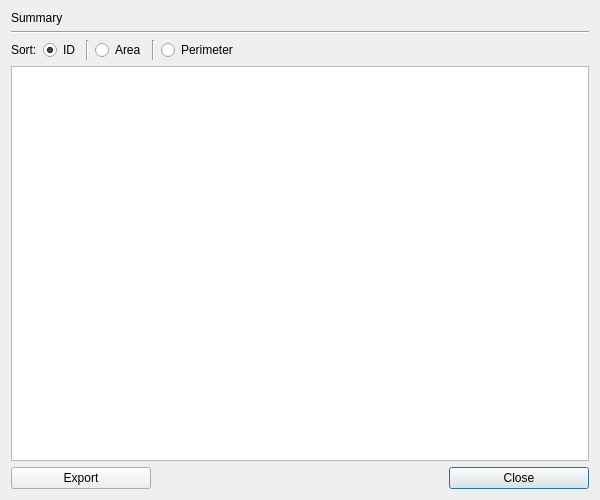
<?xml version="1.0" encoding="UTF-8"?>
<ui version="4.0">
 <class>DLGShapeReport</class>
 <widget class="QDialog" name="DLGShapeReport">
  <property name="geometry">
   <rect>
    <x>0</x>
    <y>0</y>
    <width>600</width>
    <height>500</height>
   </rect>
  </property>
  <property name="windowTitle">
   <string>Dialog</string>
  </property>
  <layout class="QGridLayout" name="gridLayout">
   <item row="0" column="0">
    <widget class="QLabel" name="label">
     <property name="text">
      <string>Summary</string>
     </property>
    </widget>
   </item>
   <item row="2" column="0" colspan="4">
    <layout class="QHBoxLayout" name="horizontalLayout">
     <item>
      <widget class="QLabel" name="label_2">
       <property name="text">
        <string>Sort:</string>
       </property>
      </widget>
     </item>
     <item>
      <widget class="QRadioButton" name="radioID">
       <property name="text">
        <string>ID</string>
       </property>
       <property name="checked">
        <bool>true</bool>
       </property>
      </widget>
     </item>
     <item>
      <widget class="Line" name="line_2">
       <property name="orientation">
        <enum>Qt::Vertical</enum>
       </property>
      </widget>
     </item>
     <item>
      <widget class="QRadioButton" name="radioArea">
       <property name="text">
        <string>Area</string>
       </property>
      </widget>
     </item>
     <item>
      <widget class="Line" name="line_3">
       <property name="orientation">
        <enum>Qt::Vertical</enum>
       </property>
      </widget>
     </item>
     <item>
      <widget class="QRadioButton" name="radioPerimeter">
       <property name="text">
        <string>Perimeter</string>
       </property>
      </widget>
     </item>
     <item>
      <spacer name="horizontalSpacer_2">
       <property name="orientation">
        <enum>Qt::Horizontal</enum>
       </property>
       <property name="sizeHint" stdset="0">
        <size>
         <width>40</width>
         <height>20</height>
        </size>
       </property>
      </spacer>
     </item>
    </layout>
   </item>
   <item row="3" column="0" colspan="4">
    <widget class="QPlainTextEdit" name="textVw">
     <property name="readOnly">
      <bool>true</bool>
     </property>
    </widget>
   </item>
   <item row="4" column="0">
    <widget class="QPushButton" name="btExport">
     <property name="text">
      <string>Export</string>
     </property>
     <property name="autoDefault">
      <bool>false</bool>
     </property>
    </widget>
   </item>
   <item row="4" column="1" colspan="2">
    <spacer name="horizontalSpacer">
     <property name="orientation">
      <enum>Qt::Horizontal</enum>
     </property>
     <property name="sizeHint" stdset="0">
      <size>
       <width>40</width>
       <height>20</height>
      </size>
     </property>
    </spacer>
   </item>
   <item row="1" column="0" colspan="4">
    <widget class="Line" name="line">
     <property name="orientation">
      <enum>Qt::Horizontal</enum>
     </property>
    </widget>
   </item>
   <item row="4" column="3">
    <widget class="QPushButton" name="btClose">
     <property name="text">
      <string>Close</string>
     </property>
    </widget>
   </item>
  </layout>
 </widget>
 <resources/>
 <connections/>
</ui>
